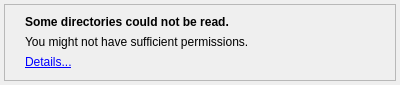
<?xml version="1.0" encoding="UTF-8"?>
<ui version="4.0">
 <class>PanelMessage</class>
 <widget class="QWidget" name="PanelMessage">
  <property name="geometry">
   <rect>
    <x>0</x>
    <y>0</y>
    <width>400</width>
    <height>85</height>
   </rect>
  </property>
  <property name="windowTitle">
   <string>Message</string>
  </property>
  <layout class="QVBoxLayout" name="panelVBox">
   <property name="spacing">
    <number>0</number>
   </property>
   <property name="leftMargin">
    <number>4</number>
   </property>
   <property name="topMargin">
    <number>4</number>
   </property>
   <property name="rightMargin">
    <number>4</number>
   </property>
   <property name="bottomMargin">
    <number>4</number>
   </property>
   <item>
    <widget class="QFrame" name="frame">
     <property name="frameShape">
      <enum>QFrame::StyledPanel</enum>
     </property>
     <property name="frameShadow">
      <enum>QFrame::Raised</enum>
     </property>
     <property name="lineWidth">
      <number>1</number>
     </property>
     <layout class="QHBoxLayout" name="frameHBox" stretch="0,100,0">
      <property name="spacing">
       <number>0</number>
      </property>
      <property name="leftMargin">
       <number>4</number>
      </property>
      <property name="topMargin">
       <number>4</number>
      </property>
      <property name="rightMargin">
       <number>4</number>
      </property>
      <property name="bottomMargin">
       <number>4</number>
      </property>
      <item>
       <widget class="QLabel" name="iconLabel">
        <property name="sizePolicy">
         <sizepolicy hsizetype="Fixed" vsizetype="Fixed">
          <horstretch>0</horstretch>
          <verstretch>0</verstretch>
         </sizepolicy>
        </property>
        <property name="text">
         <string/>
        </property>
        <property name="pixmap">
         <pixmap resource="icons.qrc">:/icons/dialog-information.png</pixmap>
        </property>
        <property name="alignment">
         <set>Qt::AlignCenter</set>
        </property>
        <property name="margin">
         <number>9</number>
        </property>
        <property name="textInteractionFlags">
         <set>Qt::NoTextInteraction</set>
        </property>
       </widget>
      </item>
      <item>
       <layout class="QVBoxLayout" name="contentVBox">
        <property name="spacing">
         <number>3</number>
        </property>
        <property name="leftMargin">
         <number>9</number>
        </property>
        <property name="topMargin">
         <number>5</number>
        </property>
        <property name="rightMargin">
         <number>9</number>
        </property>
        <property name="bottomMargin">
         <number>5</number>
        </property>
        <item>
         <widget class="QLabel" name="headingLabel">
          <property name="sizePolicy">
           <sizepolicy hsizetype="Preferred" vsizetype="Preferred">
            <horstretch>100</horstretch>
            <verstretch>0</verstretch>
           </sizepolicy>
          </property>
          <property name="font">
           <font>
            <weight>75</weight>
            <bold>true</bold>
           </font>
          </property>
          <property name="text">
           <string>Some directories could not be read.</string>
          </property>
          <property name="textInteractionFlags">
           <set>Qt::TextSelectableByMouse</set>
          </property>
         </widget>
        </item>
        <item>
         <widget class="QLabel" name="msgLabel">
          <property name="sizePolicy">
           <sizepolicy hsizetype="Preferred" vsizetype="Preferred">
            <horstretch>100</horstretch>
            <verstretch>0</verstretch>
           </sizepolicy>
          </property>
          <property name="text">
           <string>You might not have sufficient permissions.</string>
          </property>
          <property name="textInteractionFlags">
           <set>Qt::TextSelectableByMouse</set>
          </property>
         </widget>
        </item>
        <item>
         <widget class="QLabel" name="detailsLinkLabel">
          <property name="sizePolicy">
           <sizepolicy hsizetype="Preferred" vsizetype="Preferred">
            <horstretch>100</horstretch>
            <verstretch>0</verstretch>
           </sizepolicy>
          </property>
          <property name="text">
           <string>&lt;html&gt;&lt;head/&gt;&lt;body&gt;&lt;p&gt;&lt;a href=&quot;details&quot;&gt;&lt;span style=&quot; text-decoration: underline; color:#0000ff;&quot;&gt;Details...&lt;/span&gt;&lt;/a&gt;&lt;/p&gt;&lt;/body&gt;&lt;/html&gt;</string>
          </property>
          <property name="textFormat">
           <enum>Qt::RichText</enum>
          </property>
          <property name="textInteractionFlags">
           <set>Qt::LinksAccessibleByKeyboard|Qt::LinksAccessibleByMouse</set>
          </property>
         </widget>
        </item>
       </layout>
      </item>
      <item>
       <layout class="QVBoxLayout" name="closeButtonVBox">
        <property name="spacing">
         <number>0</number>
        </property>
        <property name="leftMargin">
         <number>5</number>
        </property>
        <item>
         <widget class="QPushButton" name="closeButton">
          <property name="sizePolicy">
           <sizepolicy hsizetype="Fixed" vsizetype="Fixed">
            <horstretch>0</horstretch>
            <verstretch>0</verstretch>
           </sizepolicy>
          </property>
          <property name="text">
           <string/>
          </property>
          <property name="icon">
           <iconset>
            <activeon>:/icons/window-close-small.png</activeon>
           </iconset>
          </property>
          <property name="flat">
           <bool>true</bool>
          </property>
         </widget>
        </item>
        <item>
         <spacer name="closeButtonBottomSpacer">
          <property name="orientation">
           <enum>Qt::Vertical</enum>
          </property>
          <property name="sizeHint" stdset="0">
           <size>
            <width>9</width>
            <height>9</height>
           </size>
          </property>
         </spacer>
        </item>
       </layout>
      </item>
     </layout>
    </widget>
   </item>
  </layout>
 </widget>
 <resources>
  <include location="icons.qrc"/>
 </resources>
 <connections>
  <connection>
   <sender>closeButton</sender>
   <signal>clicked()</signal>
   <receiver>PanelMessage</receiver>
   <slot>deleteLater()</slot>
   <hints>
    <hint type="sourcelabel">
     <x>388</x>
     <y>22</y>
    </hint>
    <hint type="destinationlabel">
     <x>206</x>
     <y>43</y>
    </hint>
   </hints>
  </connection>
 </connections>
</ui>
